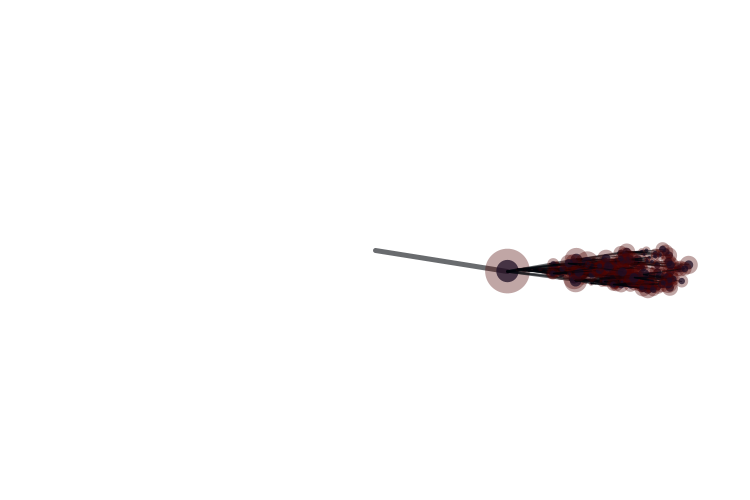
Frame 1 (no input)
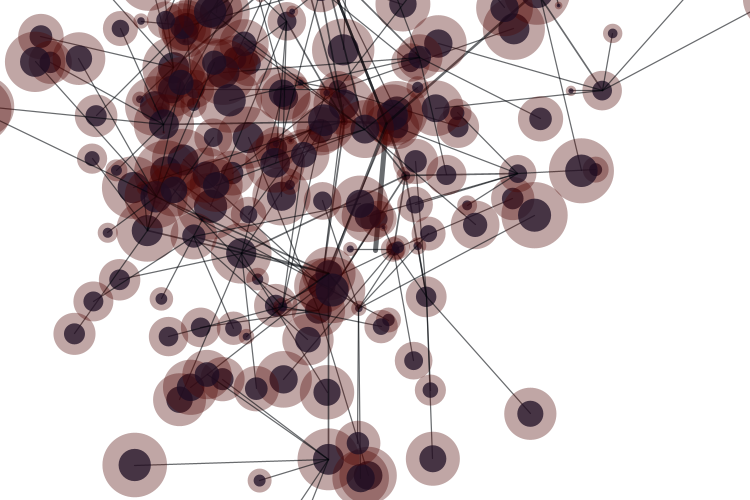
Frame 60 (the mouse pressed at the canvas centre just before this capture)
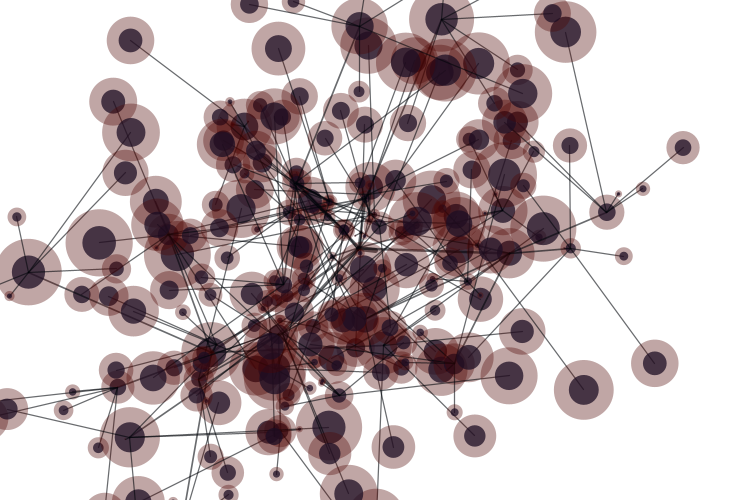
Frame 120 (the mouse held since frame 60 and released just before this capture)

The Processing sketch that drew these frames (run headless with seeded random() and noise(); from frame 60 on, the mouse is pressed at the canvas centre):

// Processing sketch: processing_48699
// ── processing_48699.pde

//Class Exercise
//Creating a tree


int _numChildren = 6;
int _maxLevels = 4;
Branch _trunk;


void setup() {
  size(750, 500);
  background(255);
  noFill();
  smooth();
  newTree();
}

void draw() {
  background(255);
  _trunk.updateMe(width/2, height/2);
  _trunk.drawMe();
}

void newTree() {
  _trunk = new Branch(1, 0, width/2, 50);
  _trunk.drawMe();
}


//CREATING THE OBJECT

class Branch {
  float level, index;
  float x, y;
  float endx, endy;
  float strokeW, alph; // line style
  float len, lenChange; // length
  float rot, rotChange; // rotation

  Branch[] children = new Branch[0];

  Branch(float lev, float ind, float
    ex, float why) {
    level = lev;
    index = ind;
    strokeW = (1/level)*5;
    alph = 255/level;
    len = (1/level)*random(200);
    lenChange = random(10)-5;
    rotChange = random(10)-5;


    updateMe(ex, why);
    if (level < _maxLevels) {
      children = new Branch[_numChildren];
      for (int x=0; x<_numChildren; x++) {
        children[x] =
          new Branch(level+1, x, endx, endy);
      }
    }
  }


  void updateMe(float ex, float why)
  {
    x = ex;
    y = why;
    rot += rotChange;
    len -= lenChange;
    if (len<0 || len>200) { 
      lenChange *= -1;
    }
    float radian = radians(rot);
    endx = x+(len*cos(radian));
    endy = y+(len*sin(radian));

    for (int i=0; i<children.length; i++) {
      children[i].updateMe(endx, endy);
    }
  }
  void drawMe() {
    
    strokeWeight(strokeW);
    stroke(0,3,8,150);
    //stroke(0, alph);
    //fill(255, alph);
    line(x, y, endx, endy);
    
    noStroke();
    fill (2,19,54,190);
    ellipse(endx, endy, len/6, len/6);
    
    fill (77,3,1,90);
    ellipse(endx, endy, len/3, len/3);
    
    for (int i=0;i<children.length;i++) {
      children[i].drawMe();
    }
  }
}
